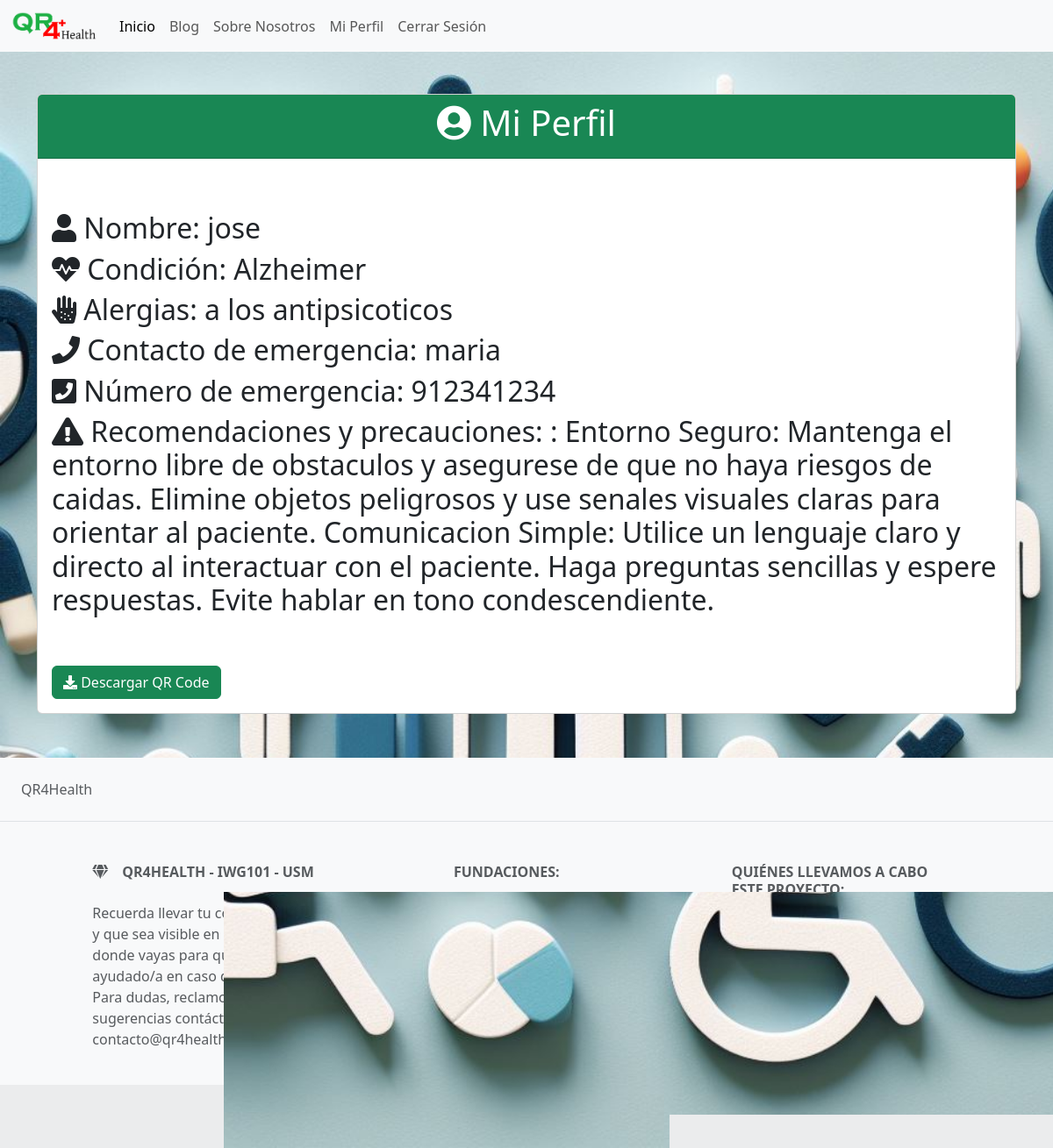
The page /perfil/ (signed in) on the database its author committed.
### myapp/models.py (models this page shows, shortened)
class Usuario(models.Model):
    name = models.CharField(max_length=20)
    padecimiento = models.CharField(max_length=20, default="default")
    alergias = models.TextField()
    contact = models.CharField(max_length=20)
    num_contact = models.IntegerField()
    recomendaciones_condicion = models.TextField(default="No se encontraron recomendaciones para esta condición")
    codigo= models.TextField(default="default")
    user= models.ForeignKey(User, on_delete=models.CASCADE, null=True, blank=True)

### myapp/views.py (the view, shortened to what this page needs)
# urls.py: path('perfil/', views.perfil, name="perfil"),
@login_required
def perfil(request):
    u = Usuario.objects.get(user=request.user)
    url = u.codigo
    return render(request, "perfil.html", {"perfil": u})

### myapp/templates/perfil.html (shortened to what this page needs)
{% extends "layouts/base.html" %}
{% load static %}
{% block content %}
<link rel="stylesheet" href="{% static 'css/bootstrap.min.css' %}">
<link rel="stylesheet" href="https://cdnjs.cloudflare.com/ajax/libs/font-awesome/5.15.1/css/all.min.css">
<div class="container mt-5">
    <div class="card profile-card">
        <div class="card-header bg-success text-white">
            <h1 class="text-center"><i class="fas fa-user-circle"></i> Mi Perfil</h1>
        </div>
        <div class="card-body">
            <div class="profile-image text-center">
            </div>
            <div class="profile-info">
                <h2><i class="fas fa-user"></i> Nombre: {{ perfil.name }}</h2>
                <h2><i class="fas fa-heartbeat"></i> Condición: {{ perfil.padecimiento }}</h2>
                <h2><i class="fas fa-allergies"></i> Alergias: {{ perfil.alergias }}</h2>
                <h2><i class="fas fa-phone"></i> Contacto de emergencia: {{ perfil.contact }}</h2>
                <h2><i class="fas fa-phone-square"></i> Número de emergencia: {{ perfil.num_contact }}</h2>
                <h2><i class="fas fa-exclamation-triangle"></i> Recomendaciones y precauciones: {{ perfil.recomendaciones_condicion }}</h2>
            </div>
            <div class="profile-image mt-3">
            </div>
            <div class="mt-3">
                <a href="?download_qr_code=1" class="btn btn-success"><i class="fas fa-download"></i> Descargar QR Code</a>
            </div>
        </div>
    </div>
</div>
{% endblock %}

### rows shown on the page
Usuario: name "jose", padecimiento "Alzheimer", alergias "a los antipsicoticos", contact "maria", num_contact "912341234", recomendaciones_condicion ": Entorno Seguro: Mantenga el entorno libre de obstaculos y asegurese de que no haya riesgos de caidas. Elimine objetos peligrosos y use senales visuales claras para orientar al paciente. Comunicacion Simple: Utilice un lenguaje claro y directo al interactuar con el paciente. Haga preguntas sencillas y espere respuestas. Evite hablar en tono condescendiente."
